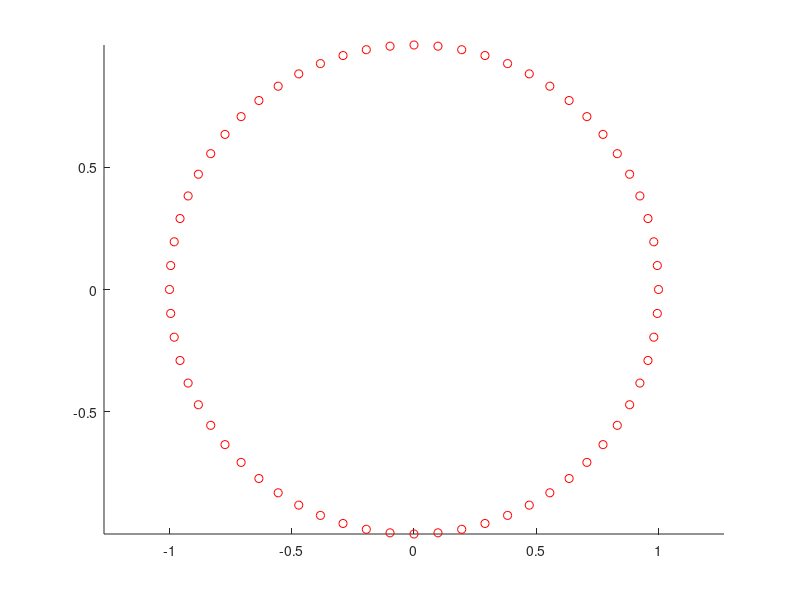

Write the MATLAB code that produced this figure.
clear all;
close all;
clc;
format long;

load dump.txt


n = 64;
xbase = dump(:,1);
ybase = dump(:,2);

figure(1)
hold on;
axis equal tight;
for i = 1:n
    scatter(xbase(i),ybase(i),'r');
end
